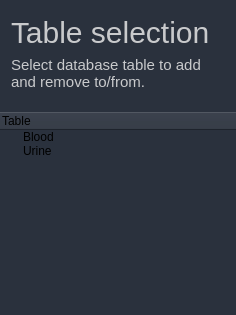
                        <widget class="QFrame" name="frame_table">
                         <property name="maximumSize">
                          <size>
                           <width>230</width>
                           <height>16777215</height>
                          </size>
                         </property>
                         <property name="styleSheet">
                          <string notr="true">background-color: rgb(42,49,61);
border-radius: 20px;</string>
                         </property>
                         <property name="frameShape">
                          <enum>QFrame::NoFrame</enum>
                         </property>
                         <property name="frameShadow">
                          <enum>QFrame::Raised</enum>
                         </property>
                         <layout class="QVBoxLayout" name="verticalLayout_23">
                          <property name="leftMargin">
                           <number>0</number>
                          </property>
                          <property name="topMargin">
                           <number>0</number>
                          </property>
                          <property name="rightMargin">
                           <number>0</number>
                          </property>
                          <item>
                           <widget class="QFrame" name="frame_11">
                            <property name="maximumSize">
                             <size>
                              <width>16777215</width>
                              <height>120</height>
                             </size>
                            </property>
                            <property name="frameShape">
                             <enum>QFrame::NoFrame</enum>
                            </property>
                            <property name="frameShadow">
                             <enum>QFrame::Raised</enum>
                            </property>
                            <layout class="QHBoxLayout" name="horizontalLayout_12">
                             <property name="leftMargin">
                              <number>0</number>
                             </property>
                             <property name="topMargin">
                              <number>6</number>
                             </property>
                             <property name="bottomMargin">
                              <number>6</number>
                             </property>
                             <item>
                              <widget class="QFrame" name="frame_24">
                               <property name="frameShape">
                                <enum>QFrame::NoFrame</enum>
                               </property>
                               <property name="frameShadow">
                                <enum>QFrame::Raised</enum>
                               </property>
                               <layout class="QVBoxLayout" name="verticalLayout_24">
                                <property name="leftMargin">
                                 <number>0</number>
                                </property>
                                <item>
                                 <widget class="QLabel" name="label_16">
                                  <property name="styleSheet">
                                   <string notr="true">QLabel {
	color: rgb(201, 202, 204);
	font-size: 30px;
	padding-left: 4px;
}
</string>
                                  </property>
                                  <property name="text">
                                   <string>Table selection</string>
                                  </property>
                                 </widget>
                                </item>
                                <item>
                                 <widget class="QLabel" name="label_17">
                                  <property name="styleSheet">
                                   <string notr="true">QLabel {
	color: rgb(201, 202, 204);
	font-size: 15px;
	padding-left: 7px;
}
</string>
                                  </property>
                                  <property name="text">
                                   <string>Select database table to add 
and remove to/from.</string>
                                  </property>
                                 </widget>
                                </item>
                               </layout>
                              </widget>
                             </item>
                            </layout>
                           </widget>
                          </item>
                          <item>
                           <widget class="QTreeWidget" name="treeWidget">
                            <column>
                             <property name="text">
                              <string>Table</string>
                             </property>
                            </column>
                            <item>
                             <property name="text">
                              <string>Blood</string>
                             </property>
                            </item>
                            <item>
                             <property name="text">
                              <string>Urine</string>
                             </property>
                            </item>
                           </widget>
                          </item>
                         </layout>
                        </widget>
